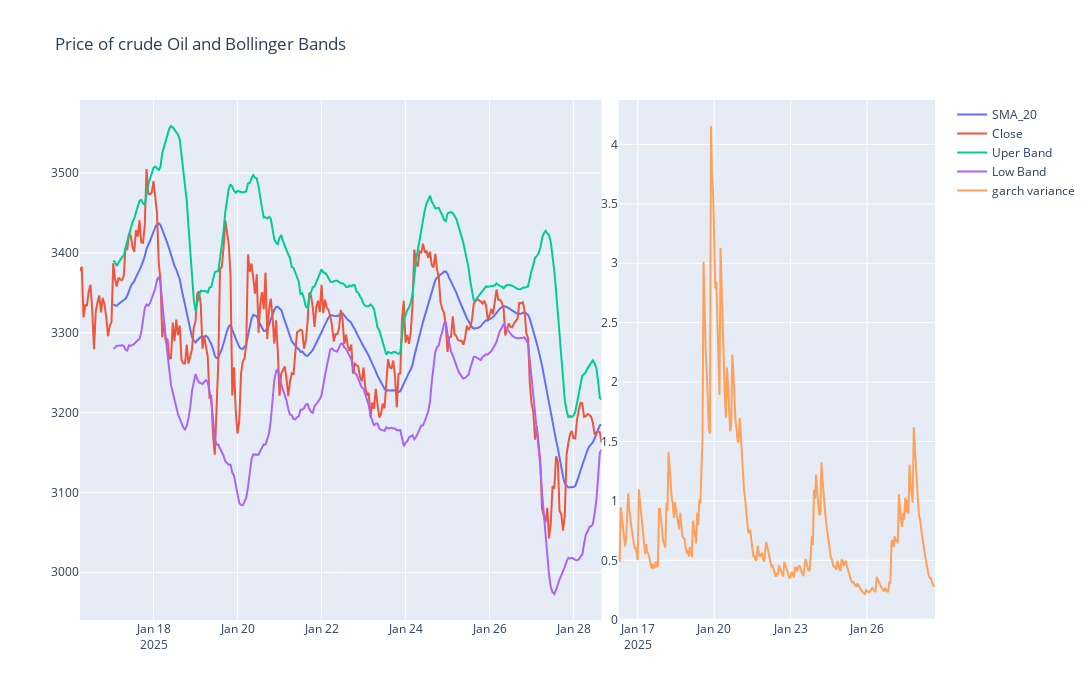

Source (notebook cell):
### Code cell
# Plotting Bollinger Bands and GARCH forecast Volatility 
fig_bb = make_subplots(rows = 1, cols=2,horizontal_spacing=0.05)

fig_bb.add_trace(go.Scatter(x=oil_algo.index, y=oil_algo['Rolling Mean'], name='SMA_20'), row=1, col=1)
fig_bb.add_trace(go.Scatter(x=oil_algo.index, y=oil_algo.Close, name='Close'),row=1, col=1)
fig_bb.add_trace(go.Scatter(x=oil_algo.index, y=oil_algo['Bollinger High'] , name='Uper Band'),row=1, col=1)
fig_bb.add_trace(go.Scatter(x=oil_algo.index, y=oil_algo['Bollinger Low'], name='Low Band'),row=1, col=1)
fig_bb.add_trace(go.Scatter(x=oil_algo.index, y=oil_algo['Garch forecast'] , name='garch variance'), row=1, col=2)

fig_bb.update_layout(title='Price of crude Oil and Bollinger Bands',hovermode='x unified', height=700, showlegend=True,
                     width=1170, xaxis1=dict(domain=[0, 0.61]), xaxis2=dict(domain=[0.63,1]))


fig_bb.show()

### Figure 1 — Plotly figure (JSON) as saved in the notebook; plotly's stock layout.template omitted (floating-point values rounded to 4 significant figures; data arrays with more than 128 entries replaced by an {"elided": "..."} marker saying what was removed)
{"data": [{"name": "SMA_20", "type": "scatter", "x": {"elided": "299 str values"}, "xaxis": "x", "y": {"elided": "299 float values"}, "yaxis": "y"}, {"name": "Close", "type": "scatter", "x": {"elided": "299 str values"}, "xaxis": "x", "y": {"elided": "299 float values"}, "yaxis": "y"}, {"name": "Uper Band", "type": "scatter", "x": {"elided": "299 str values"}, "xaxis": "x", "y": {"elided": "299 float values"}, "yaxis": "y"}, {"name": "Low Band", "type": "scatter", "x": {"elided": "299 str values"}, "xaxis": "x", "y": {"elided": "299 float values"}, "yaxis": "y"}, {"name": "garch variance", "type": "scatter", "x": {"elided": "299 str values"}, "xaxis": "x2", "y": {"elided": "299 float values"}, "yaxis": "y2"}], "layout": {"height": 700, "hovermode": "x unified", "showlegend": true, "title": {"text": "Price of crude Oil and Bollinger Bands"}, "width": 1170, "xaxis": {"anchor": "y", "domain": [0, 0.61]}, "xaxis2": {"anchor": "y2", "domain": [0.63, 1]}, "yaxis": {"anchor": "x", "domain": [0, 1]}, "yaxis2": {"anchor": "x2", "domain": [0, 1]}}}
